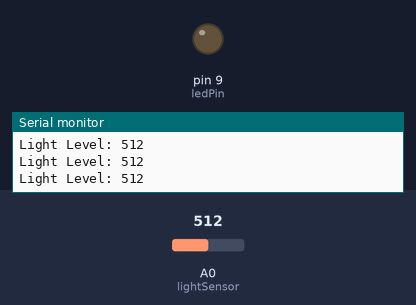
This sketch was run on a simulated Arduino Nano, built with avr-gcc and run on an emulated ATmega328P. Parts: output pins drawn as LEDs (lit = HIGH), the last lines printed to the serial monitor. Inputs (shaded band) come from the test bench; at power-on: A0 (lightSensor) = 512.

Above: at 1.2 s.
1.3 s: A0 (lightSensor) set to 486
At 2.0 s:
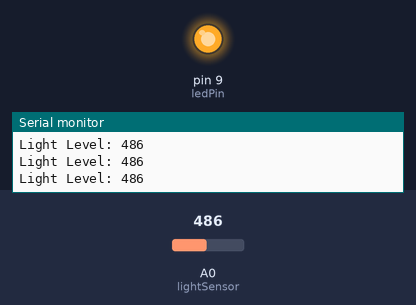
2.9 s: A0 (lightSensor) set to 510
At 3.3 s:
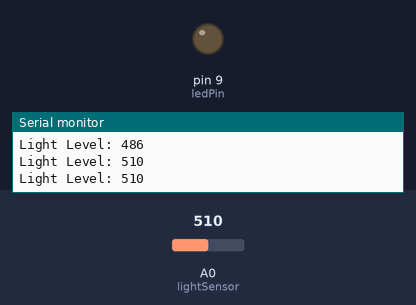
4.5 s: A0 (lightSensor) set to 490
At 5.8 s:
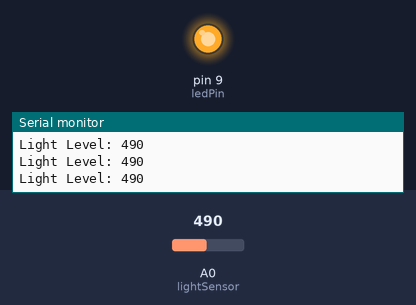
Timing chart, 0 to 7.5 s (numbered marks = the images above; inputs shaded):
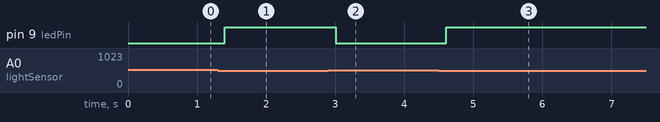

The sketch:

night_light.ino
```cpp
/* Arduino Nano Automatic Night-Light
 * OPS Embedded Systems Workshops
 * Uses a photoresistor to detect ambient light.
 * Turns an LED on when it gets dark and off when bright.
 */

const int lightSensor = A0;
const int ledPin = 9;
const int threshold = 500;

void setup() {
    pinMode(ledPin, OUTPUT);
    Serial.begin(9600);
}

void loop() {
    int lightLevel = analogRead(lightSensor);

    Serial.print("Light Level: ");
    Serial.println(lightLevel);

    if (lightLevel < threshold) {
        digitalWrite(ledPin, HIGH);
    } else {
        digitalWrite(ledPin, LOW);
    }

    delay(200);
}
```

Measured:
- the behaviour switches between 500 and 499 on A0 (lightSensor) (found by bisection; images 0 and 1)
- after the input at 1.3 s, pin 9 (ledPin): LOW → HIGH after 0.10 s
- after the input at 2.9 s, pin 9 (ledPin): HIGH → LOW after 0.11 s
- after the input at 4.5 s, pin 9 (ledPin): LOW → HIGH after 0.11 s
